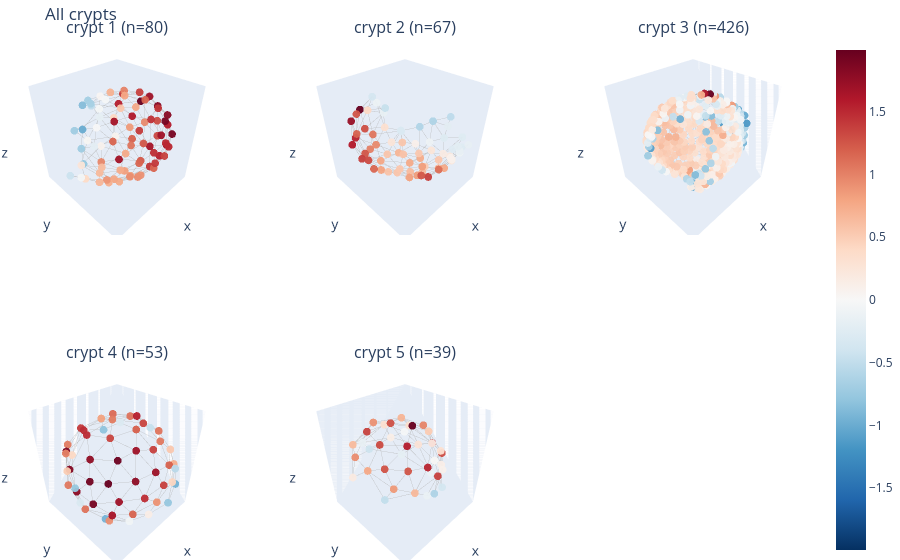

Notebook code for this chart:
### Code cell
import numpy as np
import plotly.graph_objects as go
from plotly.subplots import make_subplots

def make_crypt_subplots_3d(coords, G, crypts, z=None, cols=3, node_size=4.5, title="Crypts"):
    """
    Create a Plotly figure with a 3D subplot for each crypt.
    
    Parameters
    ----------
    coords : (N,3) array
        Node coordinates.
    G : networkx.Graph
        Full graph with nodes labeled 0..N-1.
    crypts : list of sets
        Each set contains node indices belonging to a crypt.
    z : (N,) array or None
        Optional per-node values for coloring (e.g., HKS[:,0]). If None, a flat color is used.
    cols : int
        Number of subplot columns (rows computed automatically).
    node_size : float
        Marker size for nodes.
    title : str
        Figure title.
    
    Returns
    -------
    fig : plotly.graph_objects.Figure
    """
    if len(crypts) == 0:
        return go.Figure().update_layout(title="No crypts found")

    K = len(crypts)
    rows = int(np.ceil(K / cols))
    fig = make_subplots(
        rows=rows, cols=cols,
        specs=[[{"type": "scene"} for _ in range(cols)] for __ in range(rows)],
        subplot_titles=[f"crypt {i+1} (n={len(c)})" for i, c in enumerate(crypts)]
    )

    # helper to index subplot
    def rc(i):
        r = i // cols + 1
        c = i % cols + 1
        return r, c

    XYZ = coords[:, :3]
    for i, crypt in enumerate(crypts):
        idx = np.fromiter(crypt, dtype=int)
        if idx.size == 0:
            continue
        r, c = rc(i)

        # edges within this crypt
        ex, ey, ez = [], [], []
        crypt_set = set(crypt)
        for u, v in G.edges():
            if (u in crypt_set) and (v in crypt_set):
                ex += [XYZ[u,0], XYZ[v,0], None]
                ey += [XYZ[u,1], XYZ[v,1], None]
                ez += [XYZ[u,2], XYZ[v,2], None]

        # wireframe
        if ex:
            fig.add_trace(
                go.Scatter3d(
                    x=ex, y=ey, z=ez, mode="lines",
                    line=dict(width=1.0, color="rgba(120,120,120,0.65)"),
                    opacity=1.0, hoverinfo="skip", showlegend=False
                ),
                row=r, col=c
            )

        # nodes
        if z is None:
            node_kwargs = dict(color="rgba(31,120,180,0.85)")
            showscale = False
        else:
            zvals = z[idx]
            finite = np.isfinite(zvals)
            vmax = float(np.nanmax(np.abs(zvals[finite]))) if np.any(finite) else 1.0
            if vmax == 0.0: vmax = 1.0
            node_kwargs = dict(
                color=zvals,
                colorscale="RdBu_r",
                cmin=-vmax, cmax=vmax, cmid=0.0
            )
            showscale = (i == 0)  # show one colorbar

        fig.add_trace(
            go.Scatter3d(
                x=XYZ[idx,0], y=XYZ[idx,1], z=XYZ[idx,2],
                mode="markers",
                marker=dict(size=node_size, opacity=0.95, showscale=showscale, **node_kwargs),
                hoverinfo="skip", showlegend=False
            ),
            row=r, col=c
        )

        # tidy scene (per subplot autoscale)
        mins = XYZ[idx].min(0); maxs = XYZ[idx].max(0)
        span = float(np.max(maxs - mins)); 
        if span == 0: span = 1.0
        ctr = (mins + maxs) / 2
        fig.update_scenes(
            dict(
                xaxis=dict(range=[ctr[0]-span/2, ctr[0]+span/2], showgrid=False, showticklabels=False, zeroline=False),
                yaxis=dict(range=[ctr[1]-span/2, ctr[1]+span/2], showgrid=False, showticklabels=False, zeroline=False),
                zaxis=dict(range=[ctr[2]-span/2, ctr[2]+span/2], showgrid=False, showticklabels=False, zeroline=False),
                aspectmode="cube",
            ),
            row=r, col=c
        )

    fig.update_layout(title=title, margin=dict(l=0, r=0, t=40, b=0))
    return fig


# crypts is a list[set[int]] from your pipeline; color by lowest-time HKS:
fig = make_crypt_subplots_3d(centroids, cell_graph, crypts, z=curvature_proxy[:,0], cols=3, title="All crypts")
fig.show()

### Figure 1 — Plotly figure (JSON) as saved in the notebook; plotly's stock layout.template omitted (floating-point values rounded to 4 significant figures; data arrays with more than 128 entries replaced by an {"elided": "..."} marker saying what was removed)
{"data": [{"hoverinfo": "skip", "line": {"color": "rgba(120,120,120,0.65)", "width": 1}, "mode": "lines", "opacity": 1, "scene": "scene", "showlegend": false, "type": "scatter3d", "x": {"elided": "663 float values"}, "y": {"elided": "663 float values"}, "z": {"elided": "663 float values"}}, {"hoverinfo": "skip", "marker": {"cmax": 1.992, "cmid": 0, "cmin": -1.992, "color": [0.8239, 1.326, 1.43, 0.8178, 0.9386, 1.581, -0.9981, 1.228, 1.678, 0.7486, 1.191, 0.08377, 1.826, 0.6434, 1.168, -0.5133, 0.7793, 1.303, 1.551, 0.92, -0.02978, 0.9504, 0.06301, 1.657, 1.557, 1.992, 0.9672, 0.725, 0.8546, 0.03001, 1.073, 1.429, 1.691, 1.357, 0.6688, 0.9323, 1.701, 1.407, -0.8594, -0.7039, 1.381, 0.4138, 1.687, 1.36, 1.17, 0.7644, 0.8878, -0.1821, 0.5485, 1.165, -0.6831, 1.507, 0.9943, 0.03703, 0.7727, 0.3898, -0.02393, 1.405, -0.1987, -0.04198, 0.7501, 0.7036, 1.902, -0.7643, 1.164, -0.664, 1.508, 1.468, -0.4306, 1.452, 0.6279, 1.907, -0.003248, -0.71, 0.7494, 1.604, 1.661, 0.2611, 1.251, 1.816], "colorscale": [[0, "rgb(5,48,97)"], [0.1, "rgb(33,102,172)"], [0.2, "rgb(67,147,195)"], [0.3, "rgb(146,197,222)"], [0.4, "rgb(209,229,240)"], [0.5, "rgb(247,247,247)"], [0.6, "rgb(253,219,199)"], [0.7, "rgb(244,165,130)"], [0.8, "rgb(214,96,77)"], [0.9, "rgb(178,24,43)"], [1, "rgb(103,0,31)"]], "opacity": 0.95, "showscale": true, "size": 4.5}, "mode": "markers", "scene": "scene", "showlegend": false, "type": "scatter3d", "x": [-7.192, -7.258, -7.942, -6.961, -6.851, -8.283, -6.623, -8.239, -7.687, -6.019, -6.137, -5.078, -9.48, -6.057, -7.442, -7.036, -6.244, -7.633, -8.59, -6.579, -7.6, -6.996, -5.673, -9.067, -8.72, -9.421, -6.74, -5.559, -6.317, -4.765, -8.658, -8.247, -8.907, -8.098, -5.158, -5.947, -8.974, -7.048, -6.541, -4.577, -8.52, -6.046, -9.425, -8.376, -7.952, -7.171, -5.102, -5.641, -6.594, -8.054, -6.559, -8.103, -8.044, -7.076, -7.358, -4.534, -6.55, -9.317, -6.875, -4.733, -5.462, -7.379, -8.826, -5.682, -6.168, -5.94, -7.723, -6.859, -4.342, -9.651, -4.883, -9.528, -7.438, -6.134, -5.736, -9.32, -8.542, -4.327, -6.486, -8.987], "y": [4.291, 6.04, 5.349, 4.902, 5.47, 5.837, 1.608, 4.506, 3.374, 5.043, 5.609, 4.939, 4.385, 3.552, 5.924, 1.996, 4.447, 5.699, 5.44, 5.85, 1.955, 5.517, 5.145, 4.441, 2.299, 3.308, 2.923, 4.809, 5.31, 4.509, 3.402, 5.256, 5.585, 6.02, 4.609, 5.75, 4.187, 6.227, 1.928, 3.973, 2.808, 4.668, 4.859, 4.032, 4.721, 4.862, 5.189, 4.28, 4.52, 2.508, 2.38, 6.165, 3.341, 2.683, 4.021, 4.435, 3.639, 3.423, 2.213, 3.803, 5.619, 3.084, 5.829, 2.718, 6.025, 3.375, 6.208, 6.227, 3.525, 3.928, 5.153, 4.915, 1.826, 2.017, 5.651, 2.819, 2.122, 4.554, 5.929, 5.335], "z": [-2.924, 0.2003, -2.411, -2.694, -2.311, 0.2017, -1.248, -2.718, -2.97, -2.337, 0.395, 0.2434, 0.164, -2.804, -1.819, 0.1911, -2.753, 0.6294, -2.022, -1.739, -0.2137, 0.7555, 0.5127, -2.193, -0.1872, 0.0825, -2.86, -2.234, 0.7247, 0.4478, -2.469, 0.8262, -1.417, -1.403, -2.065, -1.467, 0.8054, -1.076, 0.3815, 0.7459, 0.6475, 0.9999, -1.408, 1.17, 1.158, 1.143, -1.46, 1.032, 1.18, -2.335, 0.7996, -0.7749, 1.142, 0.9505, 1.331, -1.525, 1.284, -1.735, -2.218, -2.038, -0.8427, 1.177, -0.5735, -2.467, -0.6511, 1.208, -0.3362, -0.3783, -1.837, -0.9049, -0.6154, -0.5406, -1.404, -2.085, -0.1051, -1.012, -1.345, -0.5322, 0.15, 0.2159]}, {"hoverinfo": "skip", "line": {"color": "rgba(120,120,120,0.65)", "width": 1}, "mode": "lines", "opacity": 1, "scene": "scene2", "showlegend": false, "type": "scatter3d", "x": {"elided": "522 float values"}, "y": {"elided": "522 float values"}, "z": {"elided": "522 float values"}}, {"hoverinfo": "skip", "marker": {"cmax": 2.491, "cmid": 0, "cmin": -2.491, "color": [0.6822, 0.6456, 0.8239, 1.708, 0.4051, -0.3306, 0.8143, 1.606, 1.914, 1.993, 1.254, 0.3095, 0.9212, 0.9417, 0.2587, 0.7848, 1.041, 0.958, 1.02, 1.388, -0.2032, 0.3053, -0.2669, -0.3187, 0.7012, 1.47, -0.7487, -0.1486, 1.552, -0.3477, 1.333, -0.7688, -0.3109, 0.1166, 2.166, 0.8419, 0.1344, 0.9925, -0.6472, -0.1437, 0.9673, 0.1166, 0.7234, 2.491, 1.573, 0.6971, -0.21, -0.5762, -0.2114, 1.042, 0.679, 0.5068, 1.45, -0.4518, 1.191, 0.2059, -0.2721, 0.3173, 1.567, -0.3769, 1.724, 0.6718, 1.637, -0.3115, 0.6969, 0.7293, -0.1277], "colorscale": [[0, "rgb(5,48,97)"], [0.1, "rgb(33,102,172)"], [0.2, "rgb(67,147,195)"], [0.3, "rgb(146,197,222)"], [0.4, "rgb(209,229,240)"], [0.5, "rgb(247,247,247)"], [0.6, "rgb(253,219,199)"], [0.7, "rgb(244,165,130)"], [0.8, "rgb(214,96,77)"], [0.9, "rgb(178,24,43)"], [1, "rgb(103,0,31)"]], "opacity": 0.95, "showscale": false, "size": 4.5}, "mode": "markers", "scene": "scene2", "showlegend": false, "type": "scatter3d", "x": [5.792, 6.57, 6.511, 7.485, 6.733, 7.361, 7.059, 7.881, 8.796, 9.55, 9.501, 5.357, 6.075, 6.786, 5.557, 7.383, 7.453, 6.795, 8.151, 7.466, 6.594, 6.198, 7.227, 5.079, 8.068, 9.47, 8.041, 5.734, 8.129, 8.555, 9.279, 7.64, 5.106, 6.621, 8.92, 6.78, 5.605, 8.754, 7.139, 6.966, 8.13, 6.89, 8.963, 7.988, 8.928, 6.161, 6.266, 8.359, 5.26, 8.224, 8.819, 8.675, 9.253, 7.664, 7.686, 7.387, 6.628, 6.739, 8.707, 5.934, 9.312, 8.329, 9.534, 6.566, 9.156, 8.781, 7.909], "y": [1.926, 1.608, 2.467, 2.592, -1.461, 3.156, 1.853, -1.811, -1.412, -0.5281, 0.8514, 1.049, 0.8315, 0.6632, 2.463, 1.273, 1.84, 2.988, 1.954, 3.131, -1.651, 2.972, 3.182, 2.283, 0.9947, -0.1251, 2.386, 3.087, 2.676, 1.83, 0.854, 2.726, 2.813, 3.238, -1.387, -0.2476, -0.01558, 0.546, 3.201, -1.755, -0.2512, 3.312, 1.35, -1.911, -0.7931, -0.5699, 3.379, 0.6464, 3.242, 2.782, 1.994, -0.2273, 0.6315, -1.153, -1.169, 3.22, 3.446, -0.8996, -0.8334, -0.9247, -0.2179, 2.652, 0.6731, 3.55, 1.584, 2.177, 2.838], "z": [-4.136, -4.345, -3.937, -3.797, -3.106, -1.239, -4.259, -2.83, -2.806, -2.396, -1.924, -4.2, -4.49, -4.526, -3.701, -4.409, -4.233, -3.406, -3.812, -2.964, -2.257, -3.296, -0.7174, -3.586, -4.195, -1.606, -0.7311, -3.001, -3.197, -0.9585, -1.251, -0.4898, -3.133, -2.813, -1.708, -4.313, -4.146, -3.847, -0.3032, -1.523, -4.104, -2.493, -3.299, -1.615, -1.062, -4.048, -2.431, -0.4149, -2.674, -2.519, -2.793, -0.7366, -3.391, -0.7181, -3.725, -2.028, -1.923, -3.893, -3.595, -3.455, -3.232, -1.799, -2.646, -1.399, -1.98, -1.863, -1.334]}, {"hoverinfo": "skip", "line": {"color": "rgba(120,120,120,0.65)", "width": 1}, "mode": "lines", "opacity": 1, "scene": "scene3", "showlegend": false, "type": "scatter3d", "x": {"elided": "3645 float values"}, "y": {"elided": "3645 float values"}, "z": {"elided": "3645 float values"}}, {"hoverinfo": "skip", "marker": {"cmax": 1.593, "cmid": 0, "cmin": -1.593, "color": {"elided": "426 float values"}, "colorscale": [[0, "rgb(5,48,97)"], [0.1, "rgb(33,102,172)"], [0.2, "rgb(67,147,195)"], [0.3, "rgb(146,197,222)"], [0.4, "rgb(209,229,240)"], [0.5, "rgb(247,247,247)"], [0.6, "rgb(253,219,199)"], [0.7, "rgb(244,165,130)"], [0.8, "rgb(214,96,77)"], [0.9, "rgb(178,24,43)"], [1, "rgb(103,0,31)"]], "opacity": 0.95, "showscale": false, "size": 4.5}, "mode": "markers", "scene": "scene3", "showlegend": false, "type": "scatter3d", "x": {"elided": "426 float values"}, "y": {"elided": "426 float values"}, "z": {"elided": "426 float values"}}, {"hoverinfo": "skip", "line": {"color": "rgba(120,120,120,0.65)", "width": 1}, "mode": "lines", "opacity": 1, "scene": "scene4", "showlegend": false, "type": "scatter3d", "x": {"elided": "417 float values"}, "y": {"elided": "417 float values"}, "z": {"elided": "417 float values"}}, {"hoverinfo": "skip", "marker": {"cmax": 1.918, "cmid": 0, "cmin": -1.918, "color": [0.7011, 0.9913, -0.7384, 1.63, 1.836, 1.784, 1.789, -0.2729, 1.089, 0.7814, 1.701, 1.885, 1.286, 0.1383, -0.05845, 1.043, 1.637, 1.497, 1.15, 1.146, 1.019, 1.356, 1.442, 1.29, -0.902, 0.9954, 0.5189, 1.729, -0.9154, 0.3915, 0.4922, 1.652, 0.8938, 1.719, 0.8738, 1.135, 0.969, -0.3063, 1.918, 1.59, 0.4094, -0.5258, -0.7354, -0.7736, 1.046, 1.861, 1.422, -0.4366, 1.432, 1.042, 1.322, 1.011, 1.308], "colorscale": [[0, "rgb(5,48,97)"], [0.1, "rgb(33,102,172)"], [0.2, "rgb(67,147,195)"], [0.3, "rgb(146,197,222)"], [0.4, "rgb(209,229,240)"], [0.5, "rgb(247,247,247)"], [0.6, "rgb(253,219,199)"], [0.7, "rgb(244,165,130)"], [0.8, "rgb(214,96,77)"], [0.9, "rgb(178,24,43)"], [1, "rgb(103,0,31)"]], "opacity": 0.95, "showscale": false, "size": 4.5}, "mode": "markers", "scene": "scene4", "showlegend": false, "type": "scatter3d", "x": [5.055, 7.501, 5.456, 7.885, 8.421, 8.392, 7.97, 4.612, 5.596, 5.817, 8.017, 7.508, 5.528, 6.693, 7.265, 4.715, 6.813, 5.16, 6.128, 5.594, 8.292, 7.002, 7.423, 7.146, 7.706, 6.241, 4.608, 8.566, 4.761, 7.061, 7.798, 6.524, 7.927, 7.322, 6.506, 7.439, 7.688, 8.086, 8.025, 8.024, 5.394, 4.586, 7.717, 5.103, 8.341, 8.345, 7.111, 4.128, 6.248, 4.685, 6.218, 5.377, 6.125], "y": [3.759, 0.1663, 4.02, 3.527, 2.798, 1.522, 0.7724, 0.3763, 0.8991, 0.4007, 2.286, 3.086, 2.479, 3.956, 3.493, 1.083, 3.262, 1.83, 2.643, 3.877, 1.094, 0.5092, 1.424, 2.358, 2.588, 1.539, 3.257, 2.086, 3.835, -0.3146, 0.3161, 3.941, 3.061, 3.73, 4.133, 3.791, 0.2357, 1.474, 3.17, 3.33, 4.016, 3.609, 0.633, -0.2915, 2.171, 2.612, 4.008, 1.791, -0.3536, 2.64, 4.143, 3.222, 3.467], "z": [3.354, 3.758, 1.696, 3.095, 2.854, 3.665, 3.904, 3.853, 4.751, 4.452, 4.291, 4.384, 4.835, 1.897, 1.587, 4.431, 4.534, 4.81, 4.854, 3.637, 2.61, 4.457, 4.661, 4.785, 1.356, 4.914, 3.61, 3.069, 2.195, 2.811, 2.625, 3.837, 1.811, 3.776, 2.544, 2.35, 3.439, 1.756, 3.76, 2.39, 2.783, 2.804, 1.801, 3.394, 2.082, 3.717, 3.061, 3.91, 3.768, 4.264, 3.193, 4.296, 4.365]}, {"hoverinfo": "skip", "line": {"color": "rgba(120,120,120,0.65)", "width": 1}, "mode": "lines", "opacity": 1, "scene": "scene5", "showlegend": false, "type": "scatter3d", "x": {"elided": "303 float values"}, "y": {"elided": "303 float values"}, "z": {"elided": "303 float values"}}, {"hoverinfo": "skip", "marker": {"cmax": 3.151, "cmid": 0, "cmin": -3.151, "color": [2.312, 1.078, 0.5425, 1.039, 0.1913, 0.2878, 1.446, -0.2101, 0.5065, 2.087, -0.776, 0.02415, -0.1972, 1.365, -0.9836, 2.166, 1.475, 1.989, 2.407, 0.3082, 3.151, 2.0, -0.5747, 1.557, 0.8015, 0.439, 0.1554, -0.6576, -0.2918, 2.045, 2.023, 2.146, 1.002, 0.4899, 1.213, -0.2541, 0.2082, 2.488, -0.04001], "colorscale": [[0, "rgb(5,48,97)"], [0.1, "rgb(33,102,172)"], [0.2, "rgb(67,147,195)"], [0.3, "rgb(146,197,222)"], [0.4, "rgb(209,229,240)"], [0.5, "rgb(247,247,247)"], [0.6, "rgb(253,219,199)"], [0.7, "rgb(244,165,130)"], [0.8, "rgb(214,96,77)"], [0.9, "rgb(178,24,43)"], [1, "rgb(103,0,31)"]], "opacity": 0.95, "showscale": false, "size": 4.5}, "mode": "markers", "scene": "scene5", "showlegend": false, "type": "scatter3d", "x": [-8.743, -7.359, -6.824, -7.088, -6.966, -4.919, -6.354, -6.994, -6.204, -7.231, -5.748, -6.361, -5.719, -6.646, -6.856, -8.024, -5.588, -7.84, -8.39, -7.047, -8.492, -6.988, -6.255, -8.187, -7.698, -6.148, -7.569, -4.726, -5.22, -8.415, -7.64, -6.498, -5.282, -7.774, -6.013, -5.035, -5.585, -8.37, -6.268], "y": [-3.309, -3.931, -2.961, -2.807, -1.464, -4.299, -4.524, -2.031, -3.666, -5.341, -3.351, -1.335, -0.9618, -3.762, -1.561, -2.296, -5.015, -3.987, -3.19, -2.017, -4.359, -4.772, -0.845, -3.432, -2.731, -1.892, -1.779, -2.667, -1.726, -2.483, -4.948, -5.243, -4.531, -2.107, -4.814, -3.469, -2.61, -4.586, -2.656], "z": [1.11, 2.631, 2.806, -0.6459, 1.704, 0.6562, 2.558, -0.2333, 2.809, 0.7854, -0.5309, 2.25, 2.291, -0.7268, 0.2877, 0.1031, 0.9903, -0.4384, -0.06918, 2.349, 1.716, -0.2691, 1.442, 2.179, 2.323, 2.725, 0.9872, 2.833, 2.842, 1.08, 1.945, 1.82, 1.965, 1.648, 0.128, 2.595, 2.925, 0.5463, 2.868]}], "layout": {"annotations": [{"font": {"size": 16}, "showarrow": false, "text": "crypt 1 (n=80)", "x": 0.1444, "xanchor": "center", "xref": "paper", "y": 1, "yanchor": "bottom", "yref": "paper"}, {"font": {"size": 16}, "showarrow": false, "text": "crypt 2 (n=67)", "x": 0.5, "xanchor": "center", "xref": "paper", "y": 1, "yanchor": "bottom", "yref": "paper"}, {"font": {"size": 16}, "showarrow": false, "text": "crypt 3 (n=426)", "x": 0.8556, "xanchor": "center", "xref": "paper", "y": 1, "yanchor": "bottom", "yref": "paper"}, {"font": {"size": 16}, "showarrow": false, "text": "crypt 4 (n=53)", "x": 0.1444, "xanchor": "center", "xref": "paper", "y": 0.375, "yanchor": "bottom", "yref": "paper"}, {"font": {"size": 16}, "showarrow": false, "text": "crypt 5 (n=39)", "x": 0.5, "xanchor": "center", "xref": "paper", "y": 0.375, "yanchor": "bottom", "yref": "paper"}], "margin": {"b": 0, "l": 0, "r": 0, "t": 40}, "scene": {"aspectmode": "cube", "domain": {"x": [0, 0.2889], "y": [0.625, 1]}, "xaxis": {"range": [-9.651, -4.327], "showgrid": false, "showticklabels": false, "zeroline": false}, "yaxis": {"range": [1.255, 6.579], "showgrid": false, "showticklabels": false, "zeroline": false}, "zaxis": {"range": [-3.481, 1.843], "showgrid": false, "showticklabels": false, "zeroline": false}}, "scene2": {"aspectmode": "cube", "domain": {"x": [0.3556, 0.6444], "y": [0.625, 1]}, "xaxis": {"range": [4.584, 10.04], "showgrid": false, "showticklabels": false, "zeroline": false}, "yaxis": {"range": [-1.911, 3.55], "showgrid": false, "showticklabels": false, "zeroline": false}, "zaxis": {"range": [-5.145, 0.316], "showgrid": false, "showticklabels": false, "zeroline": false}}, "scene3": {"aspectmode": "cube", "domain": {"x": [0.7111, 1], "y": [0.625, 1]}, "xaxis": {"range": [-5.058, 6.876], "showgrid": false, "showticklabels": false, "zeroline": false}, "yaxis": {"range": [-7.046, 4.889], "showgrid": false, "showticklabels": false, "zeroline": false}, "zaxis": {"range": [-6.342, 5.592], "showgrid": false, "showticklabels": false, "zeroline": false}}, "scene4": {"aspectmode": "cube", "domain": {"x": [0, 0.2889], "y": [0, 0.375]}, "xaxis": {"range": [4.098, 8.596], "showgrid": false, "showticklabels": false, "zeroline": false}, "yaxis": {"range": [-0.3536, 4.143], "showgrid": false, "showticklabels": false, "zeroline": false}, "zaxis": {"range": [0.8869, 5.384], "showgrid": false, "showticklabels": false, "zeroline": false}}, "scene5": {"aspectmode": "cube", "domain": {"x": [0.3556, 0.6444], "y": [0, 0.375]}, "xaxis": {"range": [-8.983, -4.487], "showgrid": false, "showticklabels": false, "zeroline": false}, "yaxis": {"range": [-5.341, -0.845], "showgrid": false, "showticklabels": false, "zeroline": false}, "zaxis": {"range": [-1.149, 3.347], "showgrid": false, "showticklabels": false, "zeroline": false}}, "scene6": {"domain": {"x": [0.7111, 1], "y": [0, 0.375]}}, "title": {"text": "All crypts"}}}
